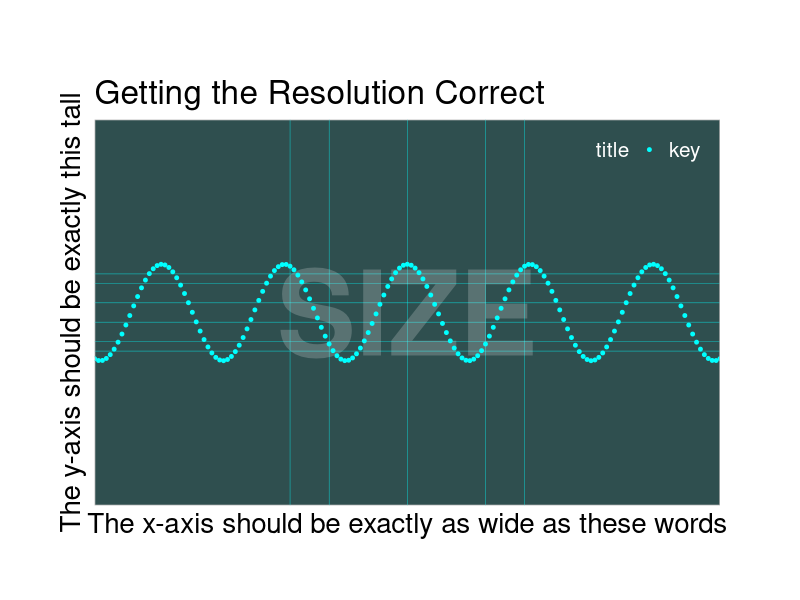
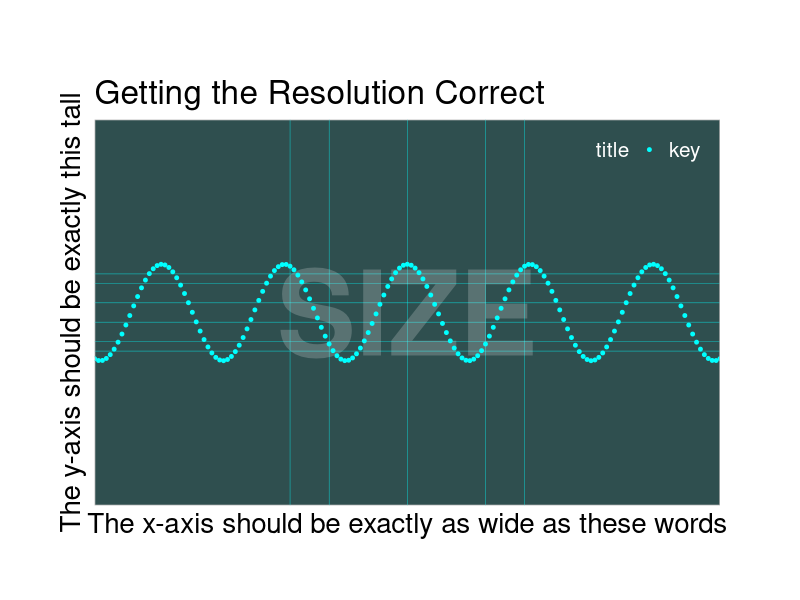

Recreate these plots in R, in order. (Note: this script raises an error after producing the figures.)
# clear the workspace!
# this is important to zero-out ambient theme adjustments!
rm(list=ls())
ls()

if (F) {
  install.packages('ggplot')
  install.packages('png')
}

library(ggplot2)
library(png)

theme_set(theme_light())

steps <- seq(-16,16,0.2)
wave <- data.frame(Time=steps,Amplitude=cos(steps))
  
p = ggplot(wave,aes(Time,Amplitude,colour='key')) +
  ggtitle('Getting the Resolution Correct') +  
  annotate('text',0,0,label='SIZE',color='white',alpha=0.2,fontface='bold',size=unit(30,'pt')) +
  scale_color_manual(values=c('cyan'),name='title') +
  geom_point(size=1) +
  # geom_point(size=1) +
  scale_x_continuous(
    expand=c(0,0), 
    limits=c(-16,16),
    breaks=c(-2,2)) +
  scale_y_continuous(
    expand=c(0,0), 
    limits=c(-4,4),
    breaks=c(-0.4,0,0.4)) +
  xlab(label='The x-axis should be exactly as wide as these words') +
  ylab(label='The y-axis should be exactly this tall') +
  theme(
    text=element_text(size=unit(20,'pt')),
    plot.margin=margin(4,4,3,3,'lines'),
    panel.background=element_rect(fill='darkslategrey'),
    axis.ticks=element_blank(),
    axis.text=element_blank(),
    legend.text=element_text(size=unit(15,'pt'),color='white'),
    legend.title=element_text(size=unit(15,'pt'),color='white'),
    legend.justification='right',
    legend.direction='horizontal',
    legend.position=c(1,1),
    legend.background=element_rect(fill='transparent'),
    legend.key=element_blank(),
    legend.margin=margin(c(4,1,1,1),unit="lines"),
    panel.grid.major=element_line(colour="transparent"),
    panel.grid.minor=element_line(colour="cyan")
  )



p

p$layers[[1]]$aes_params$size # annotation dim

theme_get()$text$size

p

png('resolution/output/PLOTA.png', width=898, height=698) 
p$layers[[1]]$aes_params$size <- unit(72,'pt')
plot(p + (theme(text = element_text(size=unit(22,'pt')))))
plot(p)
dev.off()


ggsave(
  filename = 'plot-2x4x3x200.png', 
  plot = p,
  device = png, 
  path = 'resolution/output',
  scale = 2, # +/- dimension
  width = 4,
  height = 3, 
  units = c('in'),
  dpi = 200 # +/- resolution
)

ggsave(
  filename = 'plot-3x3x2x200.png', 
  plot = p,
  device = png, 
  path = 'resolution/output',
  scale = 3.25, # +/- dimension
  width = 3,
  height = 2.25, 
  units = c('in'),
  dpi = 200 # +/- resolution
)
